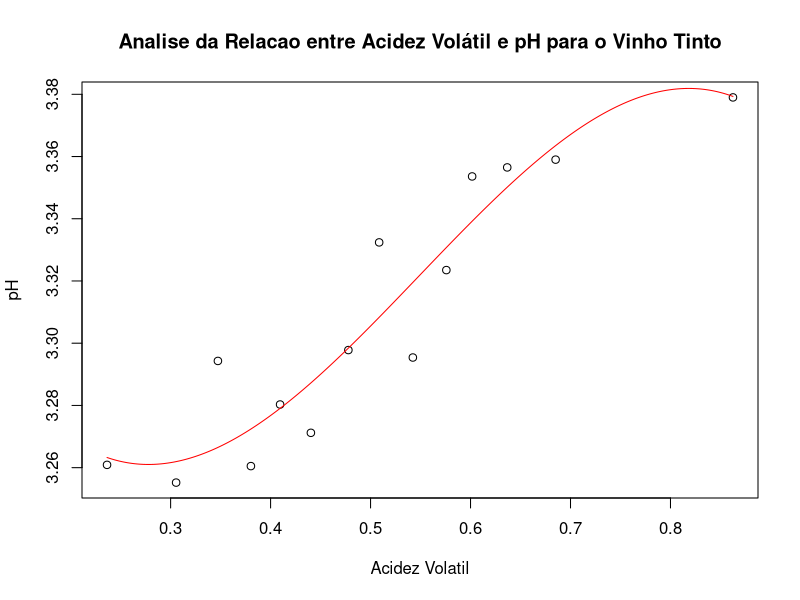

This chart was generated by the following R code:
#########################################################################
#	Projeto de Calculo Numérico - Aplicação de Métodos Numericos para Analise de Acidez Relativa e pH de vinho Tinto
#
#	Autores: 	Andrew da Silva
#			João Victor Pacheco
#			Leonardo Vitor de Freitas
#			Leonardo Sartori
#
#
#########################################################################


time<- proc.time(); #	inicio da contagem de tempo computacional

data <- read.csv("winequality-red.csv", header= TRUE); #Função que lê a matriz de dados do arquivo .csv e salva na variável data


A <- matrix (c(data[,1]),100,14); #Matriz A recebe os valores da primeira coluna da variavel data. (Acidez volátil). [(x)]
B <- matrix(c(data[,2]),100, 14); #Matriz B recebe os valores da segunda coluna da variável data. (pH). [f(x)]

x <- matrix(c(0,0),1,14);	#Criação da matriz que receberá os 14 pontos médios de X dentre os 1400 pontos coletados
y <- matrix(c(0,0),1,14);	#Criação da matriz que receberá os 14 pontos médios de f(X) dentre os 1400 pontos coletados

 

#Cálculo da média, dividido em for para somar os valores e for para dividir valores por 100, para obter a média de 100 pontos analisados.
for (j in  1:14){
	for (i in 1:100){
	x[j]<- x[j]+ A[i,j];
	y[j]<- y[j]+ B[i,j];
	

	}
}

for (k in 1:14){
	x[k]<- x[k]/100;
	y[k]<- y[k]/100;
}



#Tempo computacional para se calcular a média.
cat("Tempo utilizado para calcular a média: \n");
print(proc.time()- time); #fim da contagem de tempo para a média.


cat("\n");


timeMMQ <- proc.time() #inicio da contagem do tempo para calculo do MMQ


#####################################################
#	Aplicação do MMQ
#####################################################

d=4; #d-1= ordem


X <- matrix(c(0),d,d);
Y <- matrix(c(0),d,1);
N=14; #numero de pontos para o calculo do MMQ

# Cálculo da matriz dos X
for(j in 1:d)
{
	for(i in 1:d)
	{
		for(t in 1:N)
		{
			X[i,j] <- X[i,j] + x[t]^(i+j-2);
		}
	}
}

# Calculo da matriz dos Y
for(i in 1:d)
{
	for(t in 1:N)
	{
		Y[i,1] <- Y[i,1] + y[t]*x[t]^(i-1);
	}
}

#Temos que Ax=b, logo temos X= A, Y=b.
print(X); # A
print(Y); # b

#############################################################
# escalonamento da matriz ampliada Ax=b
#############################################################

resolve1 <- function(A,b,n)
{
X <- cbind(A,b); #função utilizada para obter a matriz ampliada.
X[1,] <- X[1,]/X[1,1]
for(i in 2:n)
{
	for(j in i:n)
	{
		X[j,] <- X[j,]-X[i-1,]*X[j,i-1];
	}
	X[i,] <- X[i,]/X[i,i]
}

for(i in n:2)
{
	for(j in i:2-1)
	{
		X[j,] <- X[j,]-X[i,]*X[j,i];
	}
}
return(X);
}

P <- resolve1(X,Y,d);

print(P); #printa a matriz escalonada.

# A partir disso, como trabalharemos com um polinomio de grau 3, temos a expressão:
# (a3)x^3 + (a2)x^2 + (a1)x + a0
# então temos abaixo os coeficientes a[0..3] recebendo os valores da quinta coluna da matriz escalonada
a0 <- P[1,5]; 
a1<- P[2,5];
a2<- P[3,5];
a3<- P[4,5];

f <- function(x){
	return(x^3*a3 + x^2*a2 + x*a1 +a0);
}

#Tempo computacional para se calcular pelo metodo do MMQ.
cat("Tempo utilizado para calcular o MMQ: \n");
print(proc.time()- timeMMQ); #fim da contagem de tempo para calculo do MMQ.


cat("\n");

timeInterpola <- proc.time(); #inicio da contagem de tempo para a interpolação


#############################################################################
#
# Aqui tenho a implementação de interpolação com polinomio de lagrange
# que fizemos em sala. Só que no caso ela apenas retorna o valor de f(x) um ponto 
# dado um ponto x qualquer
#
#############################################################################
n<-4; #Numero de Dados
b<-1; 
d<-1;
g<-3; # Grau do Polinomio

#Escolhidos pontos do experimento para determinar um polinomio de Grau 3 através da interpolação.
w<-c(x[1],x[5],x[10],x[14]);
z<-c(y[1],y[5],y[10],y[14]);

l<-c(0,n,1); #inicialização do vetor onde serão salvos os L.
polinomio<-0; #Inicialização da variavel polinomio
g<- g+1; #Incrementa o valor da variavel G, apenas para o loop ser feito 1 vez a mais, pois é necessário fazer x^g+x^(g-1)+...+x^2+x^1+x^0. Como temos esse valor x^0, então há a necessidade de incrementar em um essa variável.
L<-function(valorX){


	for (k in 1:n){
		for(i in 1:n){
		a=b*(valorX - w[i]);
		
		if(i!=k){
		b<-a;
		}
		}

		for (j in 1:n){
			c=d*(w[k]-w[j]);
			if(j!= k){
				d<-c;}
				
		}

		l[k] <- (b/d);
		b<-1;
		d<-1;

	}

	for (k in 1:(g)){
	polinomio <-polinomio+ (z[k]*l[k]); #Faz a Soma P_i(x)= y0L0 + y1Ly+...+  ynLn
	}

	return(polinomio); #Retorna o valor 

}


#fazendo o teste para pontos quaisquer do conjunto de dados (Os 14 pontos)

print(L(0.2364));
print(L(0.4095));
print(L(0.5086));
print(L(0.6367));
print(L(0.8625));


#Tempo computacional para se calcular pelo metodo da Interpolação Polinomial.
cat("Tempo utilizado para calcular a Interpolacao: \n");
print(proc.time()- timeInterpola); #fim da contagem de tempo para calculo por Interpolação.
cat("\n");

plot(x,y,main="Analise da Relacao entre Acidez Volátil e pH para o Vinho Tinto", xlab="Acidez Volatil", ylab="pH"); # plota o grafico de dispersão
curve(f, add=TRUE, col="red", n=2001); #plota sob o grafico de dispersão, a curva obtida pelo MMQ
#Tempo computacional para o programa todo, incluindo calculos, impressões e plotagem.
cat("Tempo utilizado para o programa todo (Calculos, impressoes e plotagem): \n");
print(proc.time()- time); #fim da contagem de tempo para o programa.














